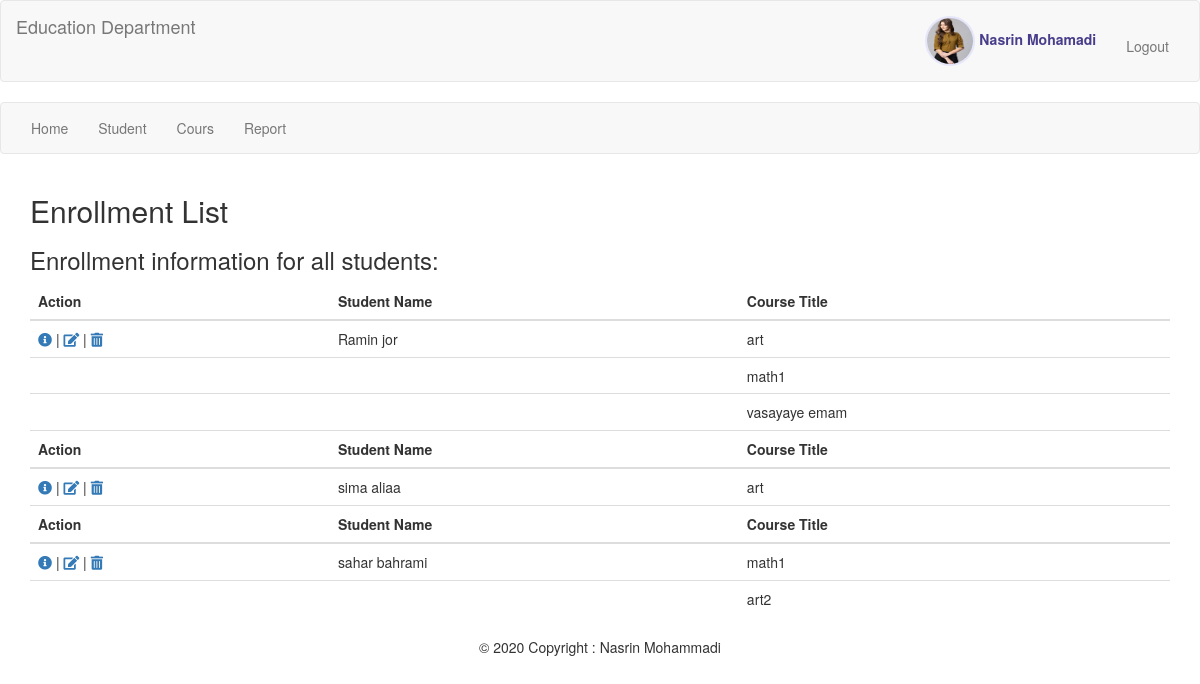
Page /index.php?action=enroll_list (signed in) on the committed database.
### tables this page shows
CREATE TABLE `enrollment` (
  `id_student` int(6) NOT NULL,
  `id_course` int(6) NOT NULL,
  `update_at` timestamp NOT NULL DEFAULT CURRENT_TIMESTAMP ON UPDATE CURRENT_TIMESTAMP,
  `create_at` timestamp NOT NULL DEFAULT CURRENT_TIMESTAMP
);

CREATE TABLE `student` (
  `id_student` int(6) NOT NULL,
  `firstName` varchar(30) NOT NULL,
  `lastName` varchar(30) NOT NULL,
  `birthday` date DEFAULT NULL,
  `gender` varchar(1) DEFAULT NULL,
  `email` varchar(50) DEFAULT NULL,
  `phone` varchar(10) DEFAULT NULL,
  `update_at` timestamp NOT NULL DEFAULT CURRENT_TIMESTAMP ON UPDATE CURRENT_TIMESTAMP,
  `create_at` timestamp NOT NULL DEFAULT CURRENT_TIMESTAMP
);

CREATE TABLE `course` (
  `id_course` int(6) NOT NULL,
  `title` varchar(30) NOT NULL,
  `unit` varchar(30) NOT NULL,
  `description` text,
  `update_at` timestamp NOT NULL DEFAULT CURRENT_TIMESTAMP ON UPDATE CURRENT_TIMESTAMP,
  `create_at` timestamp NOT NULL DEFAULT CURRENT_TIMESTAMP
);

### model/enrollment/enrollment_model.php (called while the page is built, shortened)
<?php
function enrollList(){
	global $conn;
	$sql = "select e.id_student,firstName,lastName,title
			from student s JOIN enrollment e
			on s.id_student = e.id_student JOIN course c
			on c.id_course = e.id_course order by e.id_student ;";
	$result = $conn->query($sql);
	$myData = [];
	if ($result->num_rows > 0) {
	  while($row = $result->fetch_assoc()) {
	    $myData[] = $row;
	  }
	}
	return $myData;
}

### html/enrollment/enroll_list.php (the view, shortened to what this page needs)
<div class="container">
  <h2>Enrollment List</h2>
  <p><h3>Enrollment information  for all students:</h3></p>
  <table class="table">
    <?php  $student="";
    foreach ($enrolls as $key => $value) { ?>
      <thead>
        <tr>
          <?php if( $value["id_student"] !== $student ){ ?>
             <th>Action</th>
             <th>Student Name</th>
             <th>Course Title</th>
          <?php } ?>
        </tr>
      </thead>
      <tbody>
        <tr>
          <?php if( $value["id_student"] !== $student ){ ?>
            <td><a href="index.php?action=student_detail&id=<?= $value["id_student"] ?>" class="detail" data-id="<?= $value["id_course"] ?>">
              <i class="fas fa-info-circle"></i>
            </a> |
            <a href="index.php?action=student_edit&id=<?= $value["id_student"] ?>" class="modify" data-id="<?= $value["id_course"] ?>">
              <i class="fas fa-edit"></i>
            </a> |
            <a href="index.php?action=enroll_delete&id=<?= $value["id_student"] ?>" class="delete">
              <i class="fas fa-trash-alt"></i>
            </a>
            </td>
            <td><?= $value["firstName"]." ".$value["lastName"] ?></td>
            <?php $student = $value["id_student"];
           }else{ ?>
            <td></td>
            <td></td>
           <?php } ?>
          <td><?= $value["title"] ?></td>
        </tr>
      <?php } ?>
    </tbody>
  </table>
</div>

### header.php (shortened to what this page needs)
<!DOCTYPE html>
<html>
	<head>
		<link href="assets/font/css/all.css" rel="stylesheet">
		<link rel="stylesheet" type="text/css" href="assets/css/_student.css">
	  	<link rel="stylesheet" href="https://maxcdn.bootstrapcdn.com/bootstrap/3.4.1/css/bootstrap.min.css">
	</head>
	<body>
	<?php require_once "menu/menu_login.php"; ?>
	<?php
	if ( isset($_SESSION["user"]) && $_SESSION["user"] !== "" ) {
		require_once "menu/menu_main.php";
	}
	 ?>

### menu/menu_login.php
<nav class="navbar navbar-default">
  <div class="container-fluid">
  	<div class="navbar-header">
      <a class="navbar-brand" href="index.php">Education Department</a>
    </div>
    <ul class="nav navbar-nav" style=" float: right">
		<li>
			<?php if ( isset($_SESSION["user"]) && $_SESSION["user"] !== "" ) { ?>
				<a href="index.php?action=user_edit&id=<?= $_SESSION["user"]["id"] ?>">
					<img class="profilePhoto" src="<?= $_SESSION["user"]["photo"] !=="" ? $_SESSION["user"]["photo"] :"uploads/default.jpg" ?>" > <b style="color: #483D8B "><?= ucfirst($_SESSION["user"]["firstName"])." ".ucfirst($_SESSION["user"]["lastName"]); ?></b>
				</a>
			 <?php }else{ ?>
			 	<a href="index.php?action=login">Login</a>
			 <?php } ?>
		</li>
		<?php
		if ( isset($_SESSION["user"]) && $_SESSION["user"] !== "" ) { ?>
			<li><br><a href="index.php?action=logout">Logout</a></li>
  <?php }else {?>
			<li><a href="index.php?action=signup">Signup</a></li>
  <?php } ?>
    </ul>
  </div>
</nav>

### menu/menu_main.php
<nav class="navbar navbar-default">
  <div class="container-fluid">
    <ul class="nav navbar-nav">
      <li><a href="index.php">Home</a></li>
      <li><a href="index.php?action=student_list">Student</a></li>
      <li><a href="index.php?action=course_list">Cours</a></li>
      <li><a href="index.php?action=enroll_list">Report</a></li>
    </ul>
  </div>
</nav>

### index.php (shortened to what this page needs)
<?php
if (isset($_GET["action"])){
	$action = $_GET["action"];
}else{
	$action = "";
}
require_once "header.php";
switch ($action) {
	case 'enroll_list':
			if (isset($_SESSION["user"])) {
				$enrolls = enrollList();
				require_once "html/enrollment/".$action.".php";
			}else{
				header("Location: index.php");
			}
		break;
}
?>
<?php require_once "footer.php"; ?>

### footer.php
		<footer class="page-footer font-small blue">
		  <div class="footer-copyright text-center py-3">
		  	© 2020 Copyright : Nasrin Mohammadi
		  </div>
		</footer>
	</body>
</html>

### assets/css/_student.css (style rules this page uses)
body { background-color: #9ACD32; color: red; }

### header.php (style rules this page uses)
.profilePhoto { width: 50px; height: 50px; border: 2px #E6E6FA solid; border-radius: 50px; }

### rows in the picture
enrollment: shows "Action", id_student.firstName "Ramin", id_student.lastName "jor", id_course.title "art"
enrollment: id_course.title "math1"
enrollment: id_course.title "vasayaye emam"
enrollment: shows "Action", id_student.firstName "sima", id_student.lastName "aliaa", id_course.title "art"
enrollment: shows "Action", id_student.firstName "sahar", id_student.lastName "bahrami", id_course.title "math1"
enrollment: id_course.title "art2"

### other values in the picture
$_SESSION["user"]["firstName"] "Nasrin"
$_SESSION["user"]["lastName"] "Mohamadi"
